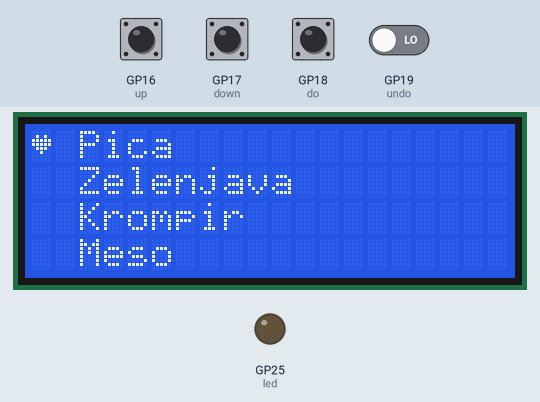
Recording of a program running on a simulated Raspberry Pi Pico running MicroPython. On the bench: 20×4 character LCD, output pins drawn as LEDs (lit = HIGH). Inputs (shaded band) come from the test bench; at power-on: GP16 (up), GP17 (down), GP18 (do), GP19 (undo) LOW. Library files of the repository ran but are not shown: pico_i2c_lcd.py; what the program prints to the serial console is not drawn.

Above: at 1.2 s.
1.3 s: GP18 (do) pulled HIGH for 1 s
At 1.45 s:
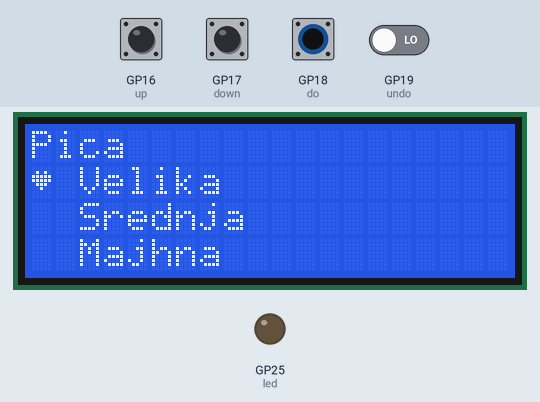
At 2.6 s:
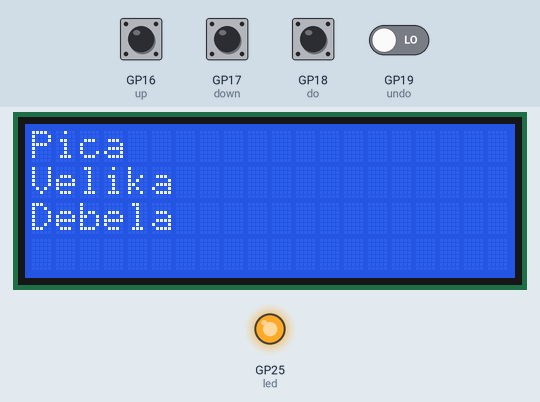
Timing chart, 0 to 13.3 s (numbered marks = the images above; inputs shaded):
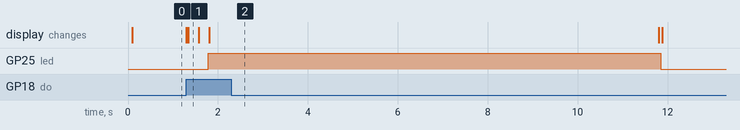

The program:

lcd_gumbi.py
```python
from pico_i2c_lcd import I2cLcd
from machine import I2C, Pin
import utime as time
import tree

#inicializacija LCDja in i2c komunikacije za ta LCD
i2c = I2C(id=0,scl=Pin(9),sda=Pin(8),freq=400000)
lcd = I2cLcd(i2c, 0x27, 4, 20)

led = Pin(25, Pin.OUT)

meni = tree.make_tree()
active_node = meni

#to so gumbi za upravljanje LCD menija
up = Pin(16, Pin.IN, Pin.PULL_DOWN)
down = Pin(17, Pin.IN, Pin.PULL_DOWN)
do = Pin(18, Pin.IN, Pin.PULL_DOWN)
undo = Pin(19, Pin.IN, Pin.PULL_DOWN)
#enter = Pin(20, Pin.IN, Pin.PULL_DOWN)

trenutna_vrstica = 0

def prva_vrstica():

    lcd.move_to(0,0)

    if(active_node.name == 'Main menu'):
        for idx, kid in enumerate(active_node.children):
            if(trenutna_vrstica % 4 == idx):
                is_active = chr(0) + ' '
            else:
                is_active = '  '
            lcd.putstr(is_active + kid.name + "\n")
    else:
        lcd.putstr(active_node.name + "\n")
        for idx, kid in enumerate(active_node.children):
            num_lines = len(active_node.children)
            if((trenutna_vrstica % num_lines) == idx):
                is_active = chr(0) + ' '
            else:
                is_active = '  '
            lcd.putstr(is_active + kid.name + "\n")

#definicija za narisat srce
srce = bytearray([0x00,0x0a,0x1f, 0x1f, 0x0e,0x04,0x00,0x00])
lcd.custom_char(0, srce)

#Picopek initialise
lcd.clear()
prva_vrstica()

#Do picopek things
while True:

    lcd.move_to(0,0)
    #Premik po vrstici
    if(up.value() or down.value()):
        if(up.value()):
            trenutna_vrstica -= 1
        elif(down.value()):
            trenutna_vrstica += 1
        prva_vrstica()
        time.sleep(0.2)
    #Izbira ali undo
    elif(do.value() or undo.value()):
        lcd.clear()
        if(do.value()):
            active_node = active_node.children[trenutna_vrstica]
            print(active_node.children)
            if(active_node.children == []):
                (active_node, path) = active_node.FindRoot()  #zacni od zacetka kazat menu
                print(active_node)
                #print(path[0] + '\n' + path[1] + '\n' + path[2] + '\n')
                led.high()
                lcd.putstr(path[0] + '\n' + path[1] + '\n' + path[2] + '\n')
                time.sleep(10)
                #vstavi funkcijo za pečenje

                lcd.clear()
                prva_vrstica()
                led.low()
                #spremeni en bool, da bo na koncu while True nardilo nekaj drugega, npr. resetiralo menu
            #else:

        elif(undo.value()):
            if(active_node.parent != None):
                active_node = active_node.parent
            else:
                led.high()
                #opozori uporabnika, da je stisnu nekaj, kar ne počne nič
        trenutna_vrstica = 0
        prva_vrstica()
        time.sleep(0.2)
```

tree.py
```python
class Node:
    def __init__(self, name):
        self.parent = None
        self.children = []
        self.name = name

    def insert(self, name):
    # Compare the new value with the parent node
        temp = Node(name)
        temp.parent = self
        self.children.append(temp)

        return temp

    def multi_insert(self, arr_names):
        arr_nodes = []
        for name in arr_names:
            tmp_node = self.insert(name)
            arr_nodes.append(tmp_node)

        return arr_nodes

    # Print the tree
    def PrintTree(self):
        print(self.name)
        for child in self.children:
            child.PrintTree()

    # Find the root of the tree
    def FindRoot(self):
        temp = self
        path = []
        while (temp.parent != None):
            path.append(temp.name)
            temp = temp.parent
        path.reverse()

        return (temp, path)


def make_tree():
    hrana = Node('Main menu')
    hrana.multi_insert(['Pica', 'Zelenjava', 'Krompir', 'Meso'])

    #Meni nacinov peke pice
    pice = hrana.children[0].multi_insert(['Velika', 'Srednja', 'Majhna'])
    debelost_pice = ['Debela', 'Tanka']
    for idx, pica in enumerate(pice):
        pice[idx].multi_insert(debelost_pice)
    #Meni nacinov peke zelenjave
    zelenjava = hrana.children[1].multi_insert(['Velika', 'Majhna'])
    pecenost_zelenjave = ['Malo zapečena', 'Zapečena']
    for idx, zel in enumerate(zelenjava):
        zelenjava[idx].multi_insert(pecenost_zelenjave)
    #Meni nacinov peke krompirja
    hrana.children[2].multi_insert(['Pomfri', 'Pečen'])
    #Meni nacinov peke mesa
    meso = hrana.children[3].multi_insert(['Čevapi', 'Zrezek', 'Fake'])
    pecenost_mesa = ['Rare', 'Medium', 'Well done']
    for idx, zel in enumerate(meso):
        if(meso[idx].name == 'Čevapi'):
            continue
        meso[idx].multi_insert(pecenost_mesa)


    #Sanity check
    #hrana.PrintTree()

    return hrana

if __name__ == "__main__":
    make_tree()
```

Measured:
- after the input at 1.3 s, GP25 (led): LOW → HIGH after 0.49 s, → LOW 10.1 s later; the display: first changes at once (image 1 shows a later state)
